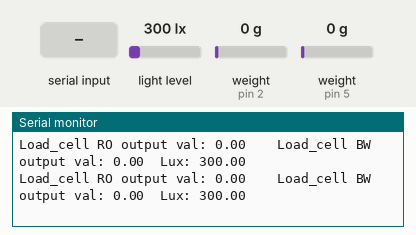
Simulated run of this sketch. Board: Arduino Nano, built with avr-gcc and run on an emulated ATmega328P. On the bench: the last lines printed to the serial monitor. The test bench sets the inputs (shaded band); at power-on: light level 300 lx, weight on the scale (sensors on pin 2, pin 5) 0 g.

Above: at 6.0 s.
6.1 s: "t" received over Serial
At 6.73 s:
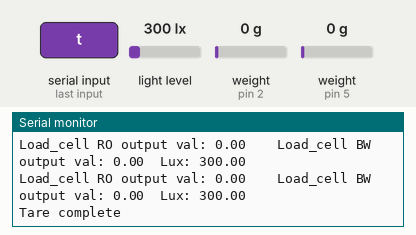
7.9 s: light level set to 40 lx
At 8.3 s:
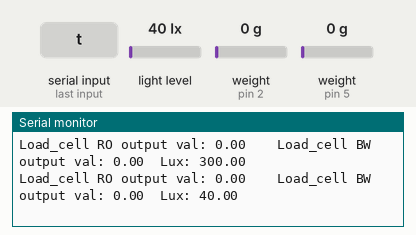
10.9 s: weight on the scale (sensor on pin 2) set to 100 g
At 11.4 s:
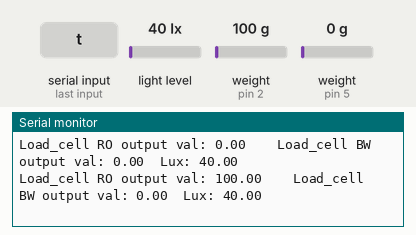
12.4 s: weight on the scale (sensor on pin 5) set to 100 g
At 12.9 s:
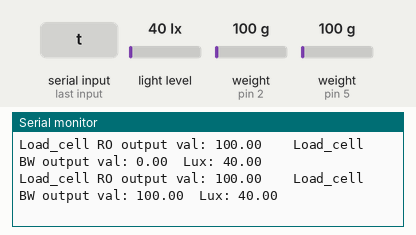
13.9 s: light level set to 500 lx
At 14.5 s:
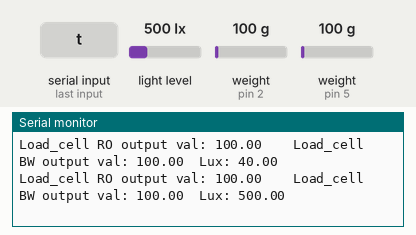
15.4 s: weight on the scale (sensor on pin 2) set to 1250 g
At 16.0 s:
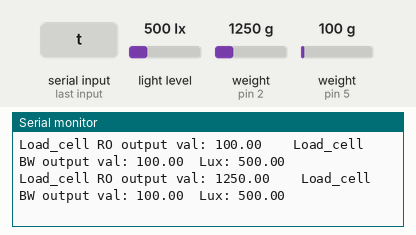
Timing chart, 0 to 17.9 s (numbered marks = the images above; inputs shaded):
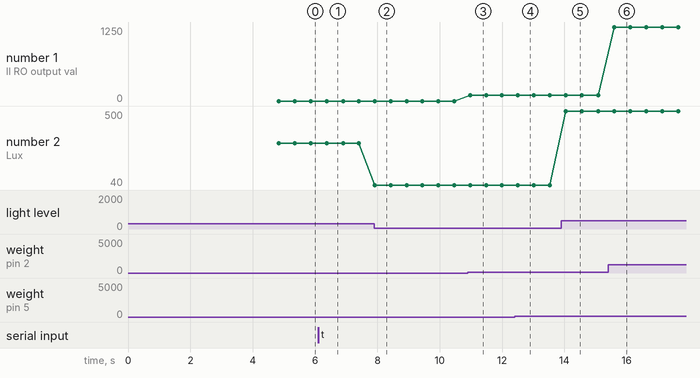

Measured:
- after the input at 6.1 s, the serial monitor: prints a new line after 0.35 s (image 1)
- after the input at 7.9 s, the serial monitor: prints a new line at once (image 2)
- after the input at 10.9 s, the serial monitor: prints a new line after 0.07 s (image 3)
- after the input at 12.4 s, the serial monitor: prints a new line after 0.11 s (image 4)
- after the input at 13.9 s, the serial monitor: prints a new line after 0.15 s (image 5)
- after the input at 15.4 s, the serial monitor: prints a new line after 0.19 s (image 6)
- plotted number 1: 0 → 100 after the input at 10.9 s, 100 → 1250 after the input at 15.4 s
- plotted number 2: 300 → 40 after the input at 7.9 s, 40 → 500 after the input at 13.9 s

The sketch:

read_two_loadcells_if_light_sensed.ino
```cpp
//-------------------------------------------------------------------------------------
// HX711_ADC.h
// Arduino master library for HX711 24-Bit Analog-to-Digital Converter for Weigh Scales
// Olav Kallhovd sept2017
// Tested with      : HX711 asian module on channel A and YZC-133 3kg load cell
// Tested with MCU  : Arduino Nano, ESP8266
//-------------------------------------------------------------------------------------
// This is an example sketch on how to use this library
// Settling time (number of samples) and data filtering can be adjusted in the config.h file

#include <HX711_ADC.h>
#include <EEPROM.h>
#include <Wire.h>
#include <BH1750.h>

//HX711 constructor (dout pin, sck pin):
HX711_ADC LoadCellRO(2,3); // red orange power
HX711_ADC LoadCellBW(5,6);  // black white power

//BH1750 LightMeter Contructor
// 5V = VCC
// GND= GND, ADDR
// A4 = SDA
// A5 = SDL
BH1750 lightMeter;

const int eepromAdress = 0;

long t;

void setup() {

  float calValue; // calibration value
  calValue = 696.0; // uncomment this if you want to set this value in the sketch
  #if defined(ESP8266)
  //EEPROM.begin(512); // uncomment this if you use ESP8266 and want to fetch the value from eeprom
  #endif
  //EEPROM.get(eepromAdress, calValue); // uncomment this if you want to fetch the value from eeprom

  Serial.begin(9600); delay(10);
  Wire.begin();
  Serial.println();
  Serial.println("Starting...");
  LoadCellRO.begin();
  LoadCellBW.begin();
  lightMeter.begin();
  long stabilisingtime = 2000; // tare preciscion can be improved by adding a few seconds of stabilising time
  LoadCellRO.start(stabilisingtime);
  LoadCellBW.start(stabilisingtime);
  if(LoadCellRO.getTareTimeoutFlag()) {
    Serial.println("Tare timeout, check MCU>HX711 wiring and pin designations -- RO");
  }
  else if(LoadCellBW.getTareTimeoutFlag()) {
    Serial.println("Tare timeout, check MCU>HX711 wiring and pin designations -- BW");
  }
  else {
    LoadCellRO.setCalFactor(calValue); // set calibration value (float)
    LoadCellBW.setCalFactor(calValue);
    Serial.println("Startup + tare is complete");
  }
}

void loop() {
  //update() should be called at least as often as HX711 sample rate; >10Hz@10SPS, >80Hz@80SPS
  //use of delay in sketch will reduce effective sample rate (be carefull with use of delay() in the loop)
  LoadCellRO.update();
  LoadCellBW.update();
  float lux = lightMeter.readLightLevel();

  //get smoothed value from data set
  if (lux > 5){
    float i = LoadCellRO.getData();
    Serial.print("Load_cell RO output val: ");
    Serial.print(i);
    i = LoadCellBW.getData();
    Serial.print("\t\tLoad_cell BW output val: ");
    Serial.print(i);
    Serial.print("\tLux: ");
    Serial.println(lux);
  }

  //receive from serial terminal
  if (Serial.available() > 0) {
    float i;
    char inByte = Serial.read();
    if (inByte == 't') {
      LoadCellRO.tareNoDelay();
      LoadCellBW.tareNoDelay();
    }
  }

  //check if last tare operation is complete
  if (LoadCellRO.getTareStatus() == true && LoadCellBW.getTareStatus() == true) {
    Serial.println("Tare complete");
  }

  delay(500);

}
```
